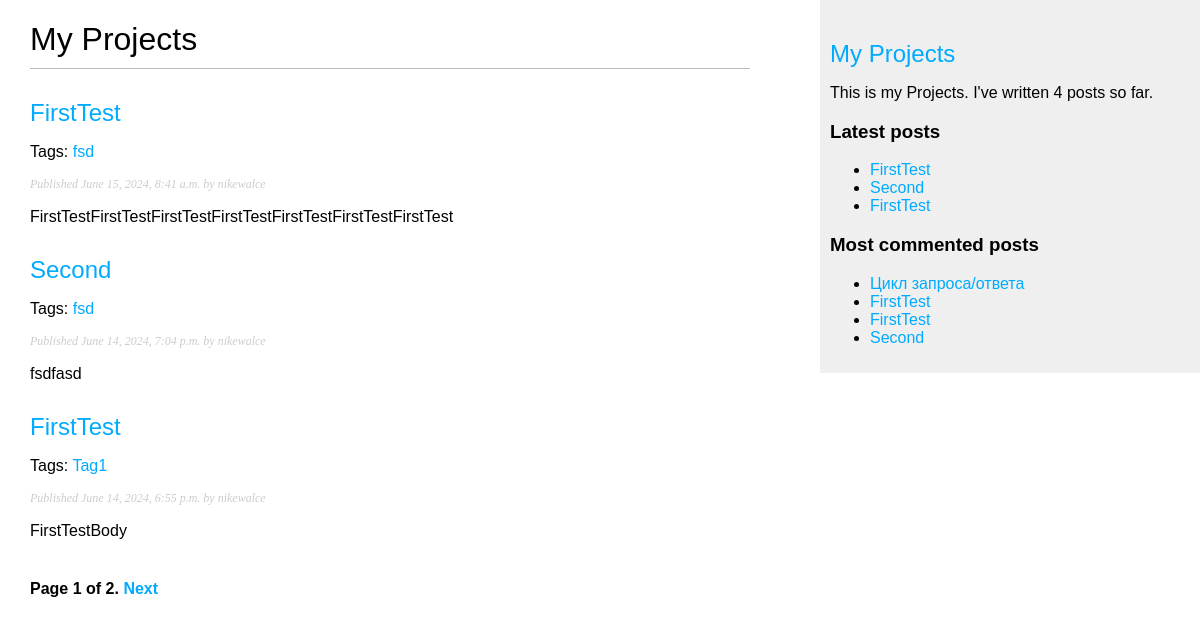
Before: / with the older database file.
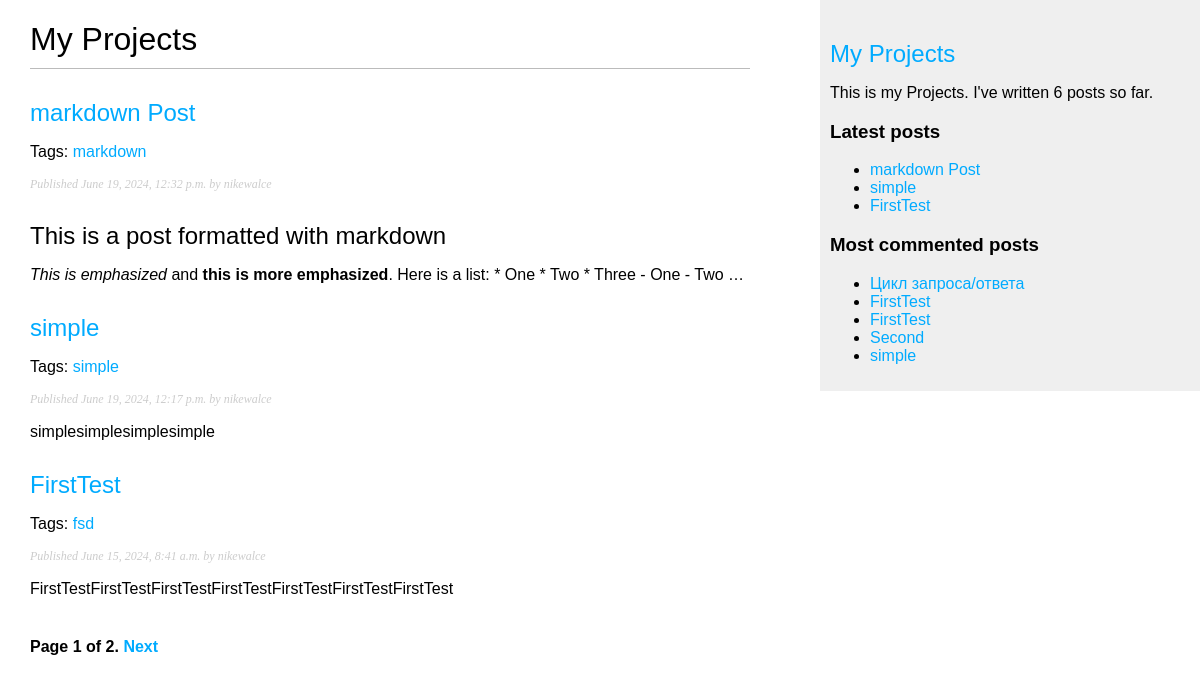
After: the same page with the newer database file.
### Projects/models.py (models this page shows, shortened)
class Post(models.Model):
    tags = TaggableManager()
    '''определили перечисляемый класс Status путем подклассирования
класса models.TextChoices. Доступными вариантами статуса поста являются
DRAFT и PUBLISHED. Их соответствующими значениями выступают DF и PB, а их
метками или читаемыми именами являются Draft и Published'''
    class Status(models.TextChoices):
        DRAFT = 'DF', 'Draft'
        PUBLISHED = 'PB', 'Published'
    title = models.CharField(max_length=250)
    slug = models.SlugField(max_length=250,
                            unique_for_date='publish')
    '''Это поле определяет взаимосвязь многиек-одному, означающую, что каждый пост написан пользователем и пользователь может написать любое число постов. Для этого поля Django создаст
внешний ключ в базе данных, используя первичный ключ соответствующей
модели.'''
    author = models.ForeignKey(User,
                               on_delete=models.CASCADE,
                               related_name='blog_posts')
    body = models.TextField()
    publish = models.DateTimeField(default=timezone.now)
    created = models.DateTimeField(auto_now_add=True)
    updated = models.DateTimeField(auto_now=True)
    objects = models.Manager()  # менеджер, применяемый по умолчанию
    published = PublishedManager()  # конкретно-прикладной менеджер
    '''поле status, являющееся экземпляром типа CharField. Оно содержит параметр choices, чтобы ограничивать
значение поля вариантами из Status.choices. Кроме того, применяя параметр
default, задано значение поля, которое будет использоваться по умолчанию'''
    status = models.CharField(max_length=2,
                              choices=Status.choices,
                              default=Status.DRAFT)
    class Meta:
        ordering = ['-publish']
        indexes = [
            models.Index(fields=['-publish']),
        ]
    def get_absolute_url(self):
        return reverse('Projects:post_detail',
                       args=[self.publish.year,
                             self.publish.month,
                             self.publish.day,
                             self.slug])

### Projects/views.py (the view)
# urls.py: path('', views.post_list, name='post_list'),
def post_list(request, tag_slug=None):
    post_list = Post.published.all()
    tag = None
    if tag_slug:
        tag = get_object_or_404(Tag, slug=tag_slug)
        post_list = post_list.filter(tags__in=[tag])
    paginator = Paginator(post_list, 3)
    page_number = request.GET.get('page', 1)
    try:
        posts = paginator.page(page_number)
    except PageNotAnInteger:
        posts = paginator.page(1)
    except EmptyPage:
        posts = paginator.page(paginator.num_pages)
    return render(request, 'Projects/post/list.html', {'posts': posts, 'tag': tag})

### Projects/models.py (called while the page is built)
    def get_queryset(self):
        return super().get_queryset()\
            .filter(status=Post.Status.PUBLISHED)

### Projects/templatetags/Projects_tags.py (called while the page is built)
@register.simple_tag
def total_posts():
    return Post.published.count()

@register.inclusion_tag('Projects/post/latest_posts.html')
def show_latest_posts(count=5):
    latest_posts = Post.published.order_by('-publish')[:count]
    return {'latest_posts': latest_posts}

@register.simple_tag
def get_most_commented_posts(count=5):
    return Post.published.annotate(
                total_comments=Count('comments')
                ).order_by('-total_comments')[:count]

@register.filter(name='markdown')
def markdown_format(text):
    return mark_safe(markdown.markdown(text))

### Projects/templates/Projects/post/list.html (shortened to what this page needs)
{% extends "Projects/base.html" %}
{% load Projects_tags %}
{% block content %}
    <h1>My Projects</h1>
    {% for post in posts %}
        <h2>
            <a href="{{ post.get_absolute_url }}">
            {{ post.title }}
            </a>
        </h2>
        <p class="tags">
            Tags:
            {% for tag in post.tags.all %}
            <a href="{% url 'Projects:post_list_by_tag' tag.slug %}">
            {{ tag.name }}
            </a>
            {% endfor %}
        </p>
        <p class="date">
            Published {{ post.publish }} by {{ post.author }}
        </p>
        {{ post.body|markdown|truncatewords_html:30 }}
    {% endfor %}
    {% include "pagination.html" with page=posts %}
{% endblock %}

### Projects/templates/Projects/base.html (shortened to what this page needs)
<!DOCTYPE html>
{% load static %}
{% load Projects_tags %}
<html>
<head>
    <link href="{% static 'css/Projects.css' %}" rel="stylesheet">
</head>
<body>
    <div id="content">
        {% block content %}
        {% endblock %}
    </div>
    <div id="sidebar">
        <a href="{% url 'Projects:post_list' %}"><h2>My Projects</h2></a>
        <p>
            This is my Projects.
            I've written {% total_posts %} posts so far.
        </p>
        <h3>Latest posts</h3>
        {% show_latest_posts 3 %}
        <!--В приведенном ниже исходном коде результат сохраняется в конкретноприкладной переменной, используя аргумент as, за которым следует имя переменной. В качестве шаблонного тега используется {% get_most_commented_posts
as most_commented_posts %}, чтобы сохранить результат шаблонного тега в новой
переменной с именем most_commented_posts. Затем возвращенные посты отображаются, используя HTML-элемент в виде неупорядоченного списка-->
        <h3>Most commented posts</h3>
        {% get_most_commented_posts as most_commented_posts %}
        <ul>
            {% for post in most_commented_posts %}
            <li>
                <a href="{{ post.get_absolute_url }}">{{ post.title }}</a>
            </li>
            {% endfor %}
        </ul>
    </div>
</body>
</html>

### Projects/templates/pagination.html (shortened to what this page needs)
<div class="pagination">
    <span class="step-links">
        <span class="current">
            Page {{ page.number }} of {{ page.paginator.num_pages }}.
        </span>
        {% if page.has_next %}
            <a href="?page={{ page.next_page_number }}">Next</a>
        {% endif %}
    </span>
</div>

### Projects/templates/Projects/post/latest_posts.html
<ul>
  {% for post in latest_posts %}
    <li>
      <a href="{{ post.get_absolute_url }}">{{ post.title }}</a>
    </li>
  {% endfor %}
</ul>

### Projects/static/css/Projects.css (style rules this page uses)
body { margin:0; padding:0; font-family:helvetica, sans-serif; }
a { color:#00abff; text-decoration:none; }
h1 { font-weight:normal; border-bottom:1px solid #bbb; padding:0 0 10px 0; }
h2 { font-weight:normal; margin:30px 0 0; }
#content { float:left; width:60%; padding:0 0 0 30px; }
#sidebar { float:right; width:30%; padding:10px; background:#efefef; height:100%; }
p.date { color:#ccc; font-family: georgia, serif; font-size: 12px; font-style: italic; }
.pagination { margin:40px 0; font-weight:bold; }

Changed rows visible on the page:
no longer on one of the page's lists (row unchanged): Post: title "FirstTest", publish "June 14, 2024, 6:55 p.m.", author "nikewalce", body "FirstTestBody"
no longer on one of the page's lists (row unchanged): Post: title "Second", publish "June 14, 2024, 7:04 p.m.", author "nikewalce", body "fsdfasd"
added Post: title "markdown Post", publish "June 19, 2024, 12:32 p.m.", author "nikewalce", body "This is a post formatted with markdown This is emphasized and this is more emphasized . Here is a list: * One * Two * Three - One - Two …"
added Tag: name "markdown", shown under "markdown Post"
added Post: title "simple", publish "June 19, 2024, 12:17 p.m.", author "nikewalce", body "simplesimplesimplesimple"
added Tag: name "simple"
computed for Post (number 5 of 6 on the later page): loses Tag (name "Tag1")
computed for Post "Second": loses Tag (name "fsd")
Other visible differences:
text no longer shown: "4"
text now shown: "6"
